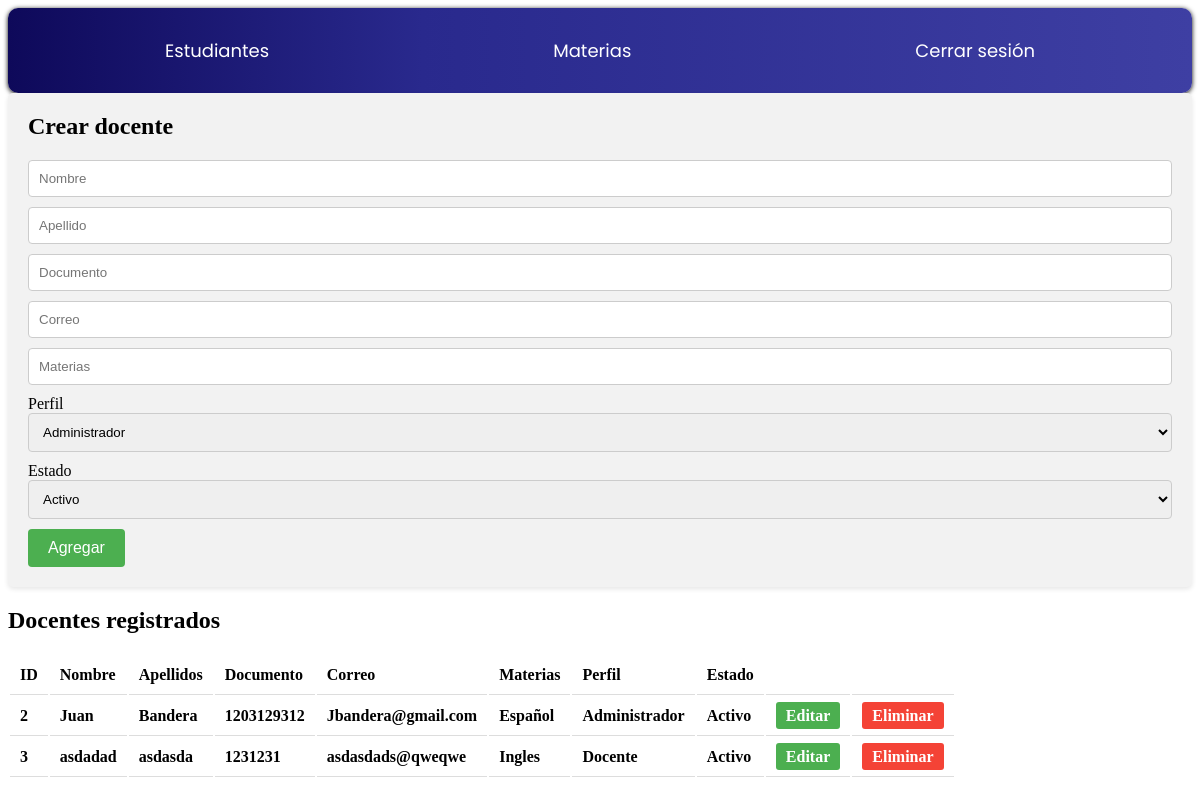
/Proyecto-notas--Juan/Proyecto-notas/Docentes/indexd.php, run on the app's committed database.
### tables this page shows
CREATE TABLE `docentes` (
  `ID_DOCENTE` int(15) NOT NULL,
  `NOMBRED` varchar(60) NOT NULL,
  `APELLIDOD` varchar(60) NOT NULL,
  `DOCUMENTOD` varchar(12) NOT NULL,
  `CORREOD` varchar(40) NOT NULL,
  `MATERIAD` varchar(30) NOT NULL,
  `PERFILD` varchar(50) NOT NULL,
  `ESTADOD` varchar(50) NOT NULL
);

### Proyecto-notas--Juan/Proyecto-notas/Docentes/indexd.php (the view, shortened to what this page needs)
<?php
$con = connection();
$sql = "SELECT * FROM docentes";
$query = mysqli_query($con, $sql);
?>
<!DOCTYPE html>
<html lang="es">
<head>
</head>
<body>
    <div class="navbar">
        <a class="active" href="../Estudiantes/indexes.php">Estudiantes</a>
        <a class="active" href="../Materias/index_materias.php">Materias</a>
        <a class="active" href="../Inicio.html">Cerrar sesión</a>
    </div>
    <div class="users-form">
        <h1>Crear docente</h1>
        <form action="insert_docentes.php" method="POST" class="Formu">
            <input class="info" type="text" name="named" placeholder="Nombre">
            <input class="info" type="text" name="lastnamed" placeholder="Apellido">
            <input class="info" type="number" name="documentd" placeholder="Documento">
            <input class="info" type="email" name="emaild" placeholder="Correo">
            <input class="info" type="text" name="materiasd" placeholder="Materias">
            <label for="Perfil">Perfil</label>
            <select id="Perfil" class="campoP" name="perfild">
                <option value="Administrador">Administrador</option>
            </select>
            <label for="Estado">Estado</label>
            <select id="Estado" class="campoE" name="estadod">
                <option value="Activo">Activo</option>
            </select>
            <input class="btnA" type="submit" value="Agregar">
        </form>
    </div>
    <div class="users-table">
        <h2> Docentes registrados </h2>
        <table class="tablita">
            <thead class="CamposInf">
                <tr class= "InfoCam">
                    <th>ID</th>
                    <th>Nombre</th>
                    <th>Apellidos</th>
                    <th>Documento</th>
                    <th>Correo</th>
                    <th>Materias</th>
                    <th>Perfil</th>
                    <th>Estado</th>
                    <th></th>
                    <th></th>
                </tr>
            </thead>
            <tbody>
                <?php while ($row = mysqli_fetch_array($query)): ?>
                    <tr>
                        <th><?= $row['ID_DOCENTE'] ?></th>
                        <th><?= $row['NOMBRED'] ?></th>
                        <th><?= $row['APELLIDOD'] ?></th>
                        <th><?= $row['DOCUMENTOD'] ?></th>
                        <th><?= $row['CORREOD'] ?></th>
                        <th><?= $row['MATERIAD'] ?></th>
                        <th><?= $row['PERFILD'] ?></th>
                        <th><?= $row['ESTADOD'] ?></th>
                        <th><a href="updatedoc.php?ID_DOCENTE=<?= $row['ID_DOCENTE'] ?>" class="users-table--edit">Editar</a></th>
                        <th><a href="delete_docentes.php?ID_DOCENTE=<?= $row['ID_DOCENTE'] ?>" class="users-table--delete">Eliminar</a></th>
                    </tr>
                <?php endwhile; ?>
            </tbody>
        </table>
    </div>
</body>
</html>

### Proyecto-notas--Juan/Proyecto-notas/Docentes/indexd.php (style rules this page uses)
.navbar { background: linear-gradient(90deg, rgb(14, 9, 90) 0%, rgb(41, 41, 141) 35%, rgb(62, 63, 163) 100%); box-shadow: 0 1px 5px black; overflow: hidden; display: flex; justify-content: space-around ; border-radius: 10px; padding: 15px; }
.navbar a { Font-family: 'poppins',sans-serif; float: left; display: block; text-align: center; padding: 14px 16px; text-decoration: none; font-size: large; }
.navbar a.active { color: white; }
.users-form { background-color: #f2f2f2; padding: 20px; border-radius: 5px; box-shadow: 0 2px 5px rgba(0, 0, 0, 0.1); }
h1 { font-size: 24px; margin-top: 0; }
.Formu { margin-top: 20px; }
.info { width: 100%; padding: 10px; border: 1px solid #ccc; border-radius: 4px; box-sizing: border-box; margin-bottom: 10px; }
.campoP, .campoE { width: 100%; padding: 10px; border: 1px solid #ccc; border-radius: 4px; box-sizing: border-box; margin-bottom: 10px; }
.btnA { background-color: #4CAF50; color: white; padding: 10px 20px; border: none; border-radius: 4px; cursor: pointer; font-size: 16px; }
.users-table th, .users-table td { padding: 10px; text-align: left; border-bottom: 1px solid #ddd; }
.users-table--edit, .users-table--delete { text-decoration: none; padding: 5px 10px; border-radius: 3px; color: #fff; }
.users-table--edit { background-color: #4CAF50; }
.users-table--delete { background-color: #f44336; }

### data on the page
docentes: ID_DOCENTE "2", NOMBRED "Juan", APELLIDOD "Bandera", DOCUMENTOD "1203129312", CORREOD "Jbandera@gmail.com", MATERIAD "Español", PERFILD "Administrador", ESTADOD "Activo"
docentes: ID_DOCENTE "3", NOMBRED "asdadad", APELLIDOD "asdasda", DOCUMENTOD "1231231", CORREOD "asdasdads@qweqwe", MATERIAD "Ingles", PERFILD "Docente", ESTADOD "Activo"
